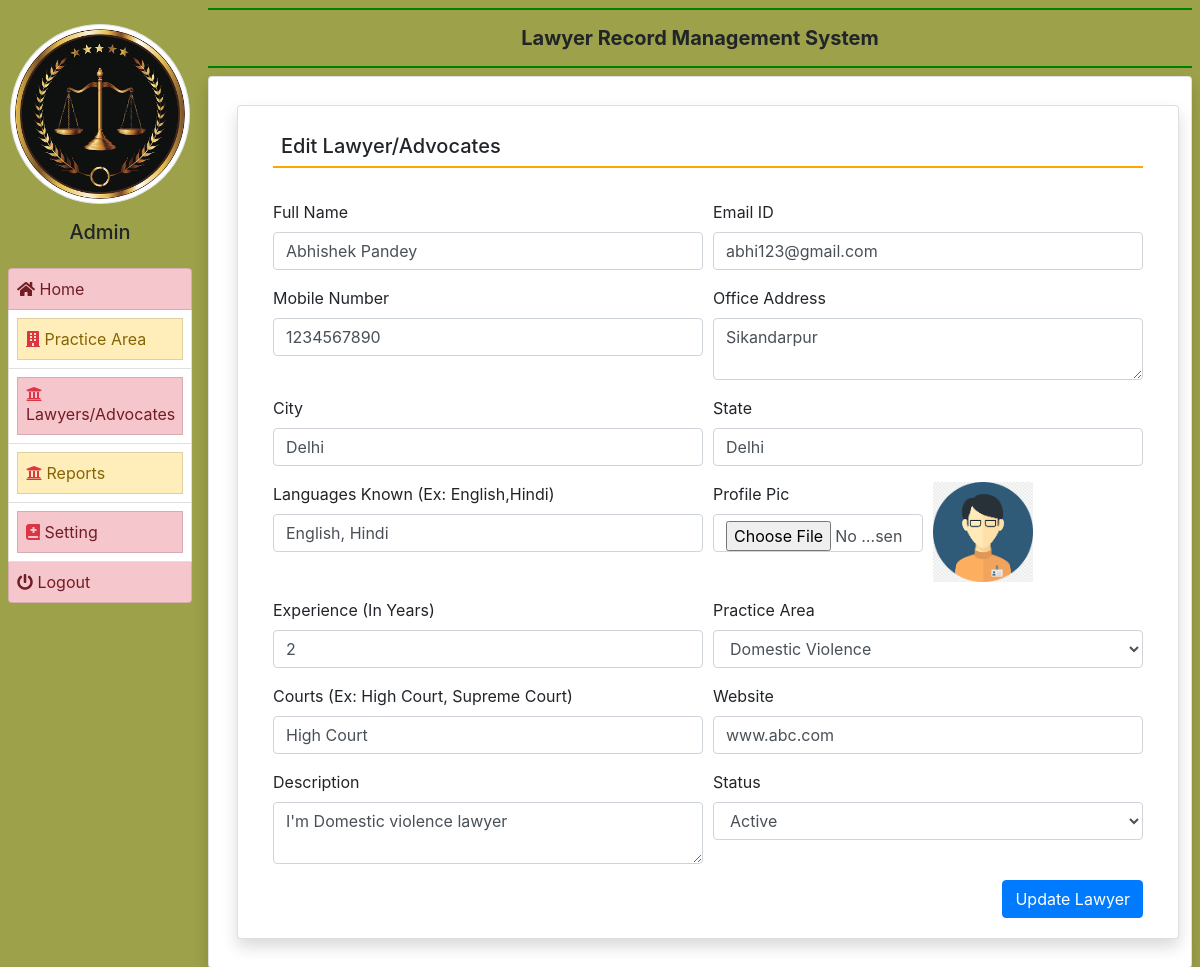
Screenshot of /edit_Lawyer/2 (signed in) with the database file from the repository.
### lawyer/models.py (models this page shows, shortened)
class Lawyer(models.Model):
    LawyerName = models.CharField(max_length=200, null=True)
    LawyerEmail = models.CharField(max_length=50, null=True)
    LawyerMobileNo = models.CharField(max_length=15, null=True)
    OfficeAddress = models.CharField(max_length=300, null=True)
    City = models.CharField(max_length=100, null=True)
    State = models.CharField(max_length=100, null=True)
    LanguageKnown = models.CharField(max_length=150, null=True)
    ProfilePic = models.FileField(null=True)
    LawyerExp = models.IntegerField(default=0)
    practiceArea = models.ForeignKey(PracticeArea, on_delete=models.CASCADE)
    Courts = models.CharField(max_length=150, null=True)
    Website = models.CharField(max_length=200, null=True)
    Description = models.CharField(max_length=500, null=True)
    Status = models.CharField(max_length=50, null=True)
    RegDate = models.DateTimeField(null=True)

class PracticeArea(models.Model):
    PAreaName = models.CharField(max_length=200, null=True)
    CreationDate = models.DateTimeField(auto_now_add=True)

### lawyer/views.py (the view, shortened to what this page needs)
# urls.py: path('edit_Lawyer/<int:pid>', edit_Lawyer, name='edit_Lawyer'),
def edit_Lawyer(request, pid):
    if not request.user.is_authenticated:
        return redirect('admin_login')
    error = ""
    parea = PracticeArea.objects.all()
    lawyer = Lawyer.objects.get(id=pid)
    return render(request, 'edit_Lawyer.html', locals())

### lawyer/templates/edit_Lawyer.html (shortened to what this page needs)
{% extends 'admin_base.html' %}
{% block main %}
<div class="container card shadow m-2">
    <div class="card-body">
        <h5 class="p-2" style="border-bottom: 2px solid orange">Edit Lawyer/Advocates</h5>
        <br>
        <div class="row">
            <div class="col-sm-12">
                <form method="POST" enctype="multipart/form-data">
                    <div class="form-row">
                        <div class="col-sm-6">
                            <div class="form-group">
                                <label>Full Name</label>
                                <input type="text" name="LawyerName" class="form-control"
                                       value="{{lawyer.LawyerName}}">
                            </div>
                        </div>
                        <div class="col-sm-6">
                            <div class="form-group">
                                <label>Email ID</label>
                                <input type="email" name="LawyerEmail" class="form-control"
                                       value="{{lawyer.LawyerEmail}}">
                            </div>
                        </div>
                    </div>
                    <div class="form-row">
                        <div class="col-sm-6">
                            <div class="form-group">
                                <label>Mobile Number</label>
                                <input type="text" name="LawyerMobileNo" class="form-control"
                                       value="{{lawyer.LawyerMobileNo}}">
                            </div>
                        </div>
                        <div class="col-sm-6">
                            <div class="form-group">
                                <label>Office Address</label>
                                <textarea name="OfficeAddress" class="form-control">{{lawyer.OfficeAddress}}</textarea>
                            </div>
                        </div>
                    </div>
                    <div class="form-row">
                        <div class="col-sm-6">
                            <div class="form-group">
                                <label>City</label>
                                <input type="text" name="City"
                                       class="form-control" value="{{lawyer.City}}">
                            </div>
                        </div>
                        <div class="col-sm-6">
                            <div class="form-group">
                                <label>State</label>
                                <input type="text" name="State"
                                       class="form-control" value="{{lawyer.State}}">
                            </div>
                        </div>
                    </div>
                    <div class="form-row">
                        <div class="col-sm-6">
                            <div class="form-group">
                                <label>Languages Known (Ex: English,Hindi)</label>
                                <input type="text" name="LanguageKnown"
                                       class="form-control" value="{{lawyer.LanguageKnown}}">
                            </div>
                        </div>
                        <div class="col-sm-3">
                            <div class="form-group">
                                <label>Profile Pic </label>
                                <input type="file" name="ProfilePic" class="form-control">
                            </div>
                        </div>
                        <div class="col-sm-3">
                            <div class="form-group">
                                <img src="{{lawyer.ProfilePic.url}}" name="ProfilePic" height="100" width="100">
                            </div>
                        </div>
                    </div>
                    <div class="form-row">
                        <div class="col-sm-6">
                            <div class="form-group">
                                <label>Experience (In Years)</label>
                                <input type="text" name="LawyerExp"
                                       class="form-control" value="{{lawyer.LawyerExp}}">
                            </div>
                        </div>
                        <div class="col-sm-6">
                            <div class="form-group">
                                <label>Practice Area</label>
                                <select class="form-control" name="practiceArea" id="practiceArea">
                                    <option value="{{lawyer.practiceArea.id}}">{{lawyer.practiceArea.PAreaName}}
                                    </option>
                                </select>
                            </div>
                        </div>
                    </div>
                    <div class="form-row">
                        <div class="col-sm-6">
                            <div class="form-group">
                                <label>Courts (Ex: High Court, Supreme Court)</label>
                                <input type="text" name="Courts"
                                       class="form-control" value="{{lawyer.Courts}}">
                            </div>
                        </div>
                        <div class="col-sm-6">
                            <div class="form-group">
                                <label>Website</label>
                                <input type="text" name="Website" class="form-control" value="{{lawyer.Website}}">
                            </div>
                        </div>
                    </div>
                    <div class="form-row">
                        <div class="col-sm-6">
                            <div class="form-group">
                                <label>Description</label>
                                <textarea name="Description" class="form-control">{{lawyer.Description}}</textarea>
                            </div>
                        </div>
                        <div class="col-sm-6">
                            <div class="form-group">
                                <label>Status</label>
                                <select class="form-control" name="Status" id="Status">
                                    <option value="{{lawyer.id}}">{{lawyer.Status}}</option>
                                </select>
                            </div>
                        </div>
                    </div>
                    <input type="submit" value="Update Lawyer" class="btn btn-primary float-right">
                </form>
            </div>
        </div>
    </div>
</div>
{% endblock %}

### rows the page displays
Lawyer: LawyerName "Abhishek Pandey", LawyerEmail "abhi123@gmail.com", LawyerMobileNo "1234567890", OfficeAddress "Sikandarpur", City "Delhi", State "Delhi", LanguageKnown "English, Hindi", ProfilePic (picture), LawyerExp "2", practiceArea "Domestic Violence", Courts "High Court", Website "www.abc.com", Description "I'm Domestic violence lawyer", Status "Active"
